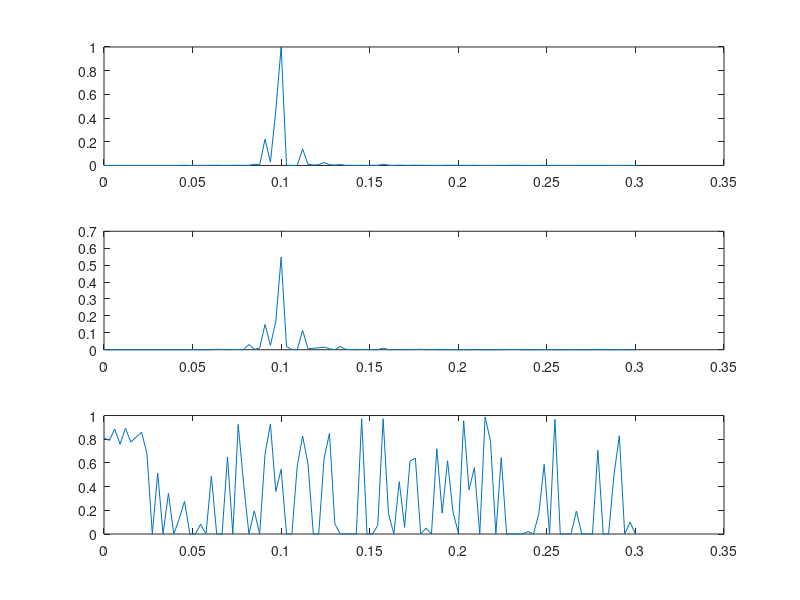

The MATLAB script that drew this image:
clc;clear all;
f=fopen('FluxTransfer.txt');
l=fgetl(f);
i=1;
while ischar(l)
    %%disp(l);
    text{i}=l;
    data{i}=sscanf(text{i},'%f %f %f');
    A1(i)=data{i}(1);
    A2(i)=data{i}(2);
    A3(i)=data{i}(3);
    l=fgetl(f);
    i=i+1;
end

hold on;

subplot(3,1,1)
A=abs(A2)/max(abs(A2));%Flux_in
B=abs(A3)/max(abs(A2));%Flux_out
plot(A1,A);
subplot(3,1,2)
plot(A1,B);
subplot(3,1,3)
C=B./A;
for i=1:length(C)
    if (C(i)>1)
        C(i)=0;
    end
end
plot(A1,C);
